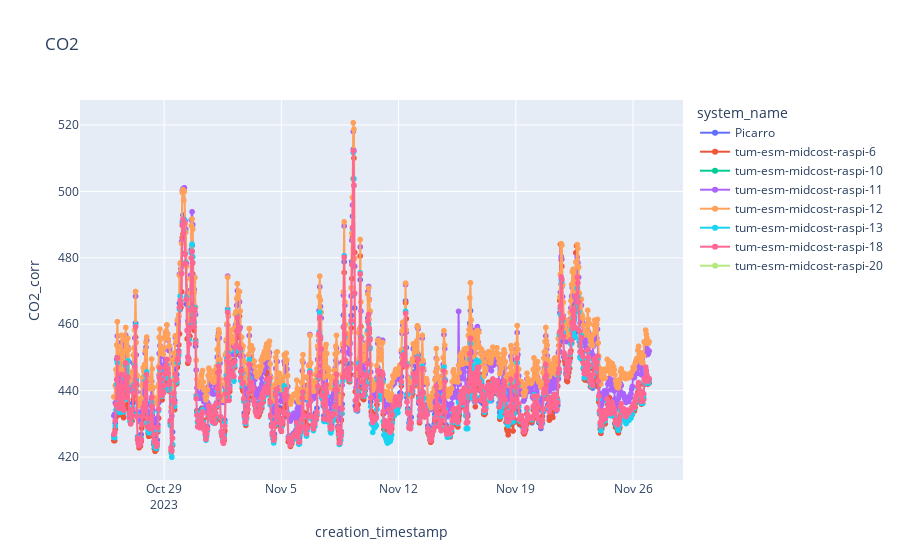
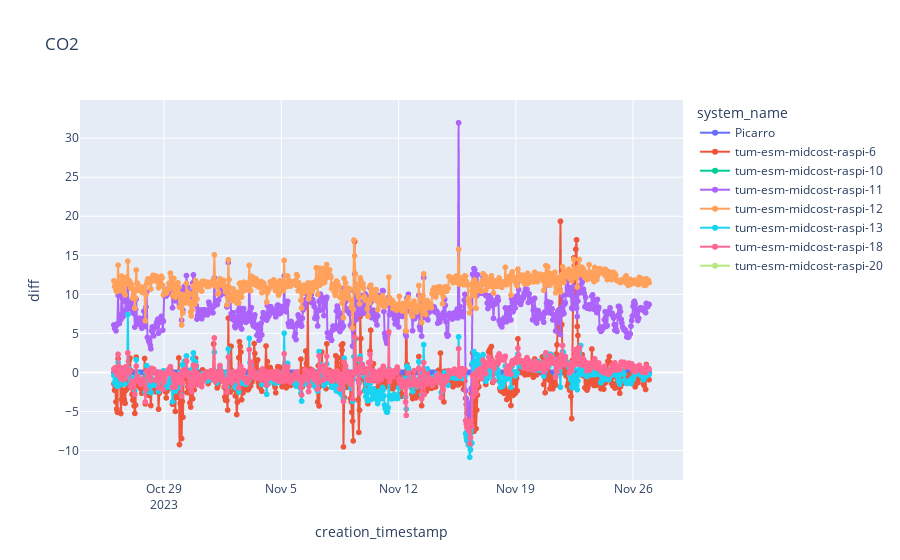

The notebook cell these images were saved under, in order:
### Code cell
import plotly.express as px

fig = px.line(df_cal_corr_agg, x="creation_timestamp", y=f"CO2_corr", markers=True, title = "CO2", color="system_name")
fig.show()

fig = px.line(df_cal_corr_agg, x="creation_timestamp", y=f"diff", markers=True, title = "CO2", color="system_name")
fig.show()

### Figure 1 — Plotly figure (JSON) as saved in the notebook; plotly's stock layout.template omitted (floating-point values rounded to 4 significant figures; data arrays with more than 128 entries replaced by an {"elided": "..."} marker saying what was removed)
{"data": [{"hovertemplate": "system_name=Picarro<br>creation_timestamp=%{x}<br>CO2_corr=%{y}<extra></extra>", "legendgroup": "Picarro", "line": {"color": "#636efa", "dash": "solid"}, "marker": {"symbol": "circle"}, "mode": "markers+lines", "name": "Picarro", "showlegend": true, "type": "scattergl", "x": {"elided": "768 str values"}, "xaxis": "x", "y": {"elided": "768 float values"}, "yaxis": "y"}, {"hovertemplate": "system_name=tum-esm-midcost-raspi-6<br>creation_timestamp=%{x}<br>CO2_corr=%{y}<extra></extra>", "legendgroup": "tum-esm-midcost-raspi-6", "line": {"color": "#EF553B", "dash": "solid"}, "marker": {"symbol": "circle"}, "mode": "markers+lines", "name": "tum-esm-midcost-raspi-6", "showlegend": true, "type": "scattergl", "x": {"elided": "768 str values"}, "xaxis": "x", "y": {"elided": "768 float values"}, "yaxis": "y"}, {"hovertemplate": "system_name=tum-esm-midcost-raspi-10<br>creation_timestamp=%{x}<br>CO2_corr=%{y}<extra></extra>", "legendgroup": "tum-esm-midcost-raspi-10", "line": {"color": "#00cc96", "dash": "solid"}, "marker": {"symbol": "circle"}, "mode": "markers+lines", "name": "tum-esm-midcost-raspi-10", "showlegend": true, "type": "scattergl", "x": {"elided": "768 str values"}, "xaxis": "x", "y": {"elided": "768 null values"}, "yaxis": "y"}, {"hovertemplate": "system_name=tum-esm-midcost-raspi-11<br>creation_timestamp=%{x}<br>CO2_corr=%{y}<extra></extra>", "legendgroup": "tum-esm-midcost-raspi-11", "line": {"color": "#ab63fa", "dash": "solid"}, "marker": {"symbol": "circle"}, "mode": "markers+lines", "name": "tum-esm-midcost-raspi-11", "showlegend": true, "type": "scattergl", "x": {"elided": "768 str values"}, "xaxis": "x", "y": {"elided": "768 float values"}, "yaxis": "y"}, {"hovertemplate": "system_name=tum-esm-midcost-raspi-12<br>creation_timestamp=%{x}<br>CO2_corr=%{y}<extra></extra>", "legendgroup": "tum-esm-midcost-raspi-12", "line": {"color": "#FFA15A", "dash": "solid"}, "marker": {"symbol": "circle"}, "mode": "markers+lines", "name": "tum-esm-midcost-raspi-12", "showlegend": true, "type": "scattergl", "x": {"elided": "768 str values"}, "xaxis": "x", "y": {"elided": "768 float values"}, "yaxis": "y"}, {"hovertemplate": "system_name=tum-esm-midcost-raspi-13<br>creation_timestamp=%{x}<br>CO2_corr=%{y}<extra></extra>", "legendgroup": "tum-esm-midcost-raspi-13", "line": {"color": "#19d3f3", "dash": "solid"}, "marker": {"symbol": "circle"}, "mode": "markers+lines", "name": "tum-esm-midcost-raspi-13", "showlegend": true, "type": "scattergl", "x": {"elided": "767 str values"}, "xaxis": "x", "y": {"elided": "767 float values"}, "yaxis": "y"}, {"hovertemplate": "system_name=tum-esm-midcost-raspi-18<br>creation_timestamp=%{x}<br>CO2_corr=%{y}<extra></extra>", "legendgroup": "tum-esm-midcost-raspi-18", "line": {"color": "#FF6692", "dash": "solid"}, "marker": {"symbol": "circle"}, "mode": "markers+lines", "name": "tum-esm-midcost-raspi-18", "showlegend": true, "type": "scattergl", "x": {"elided": "768 str values"}, "xaxis": "x", "y": {"elided": "768 float values"}, "yaxis": "y"}, {"hovertemplate": "system_name=tum-esm-midcost-raspi-20<br>creation_timestamp=%{x}<br>CO2_corr=%{y}<extra></extra>", "legendgroup": "tum-esm-midcost-raspi-20", "line": {"color": "#B6E880", "dash": "solid"}, "marker": {"symbol": "circle"}, "mode": "markers+lines", "name": "tum-esm-midcost-raspi-20", "showlegend": true, "type": "scattergl", "x": {"elided": "768 str values"}, "xaxis": "x", "y": {"elided": "768 null values"}, "yaxis": "y"}], "layout": {"legend": {"title": {"text": "system_name"}, "tracegroupgap": 0}, "title": {"text": "CO2"}, "xaxis": {"anchor": "y", "domain": [0, 1], "title": {"text": "creation_timestamp"}}, "yaxis": {"anchor": "x", "domain": [0, 1], "title": {"text": "CO2_corr"}}}}

### Figure 2 — Plotly figure (JSON) as saved in the notebook; plotly's stock layout.template omitted (floating-point values rounded to 4 significant figures; data arrays with more than 128 entries replaced by an {"elided": "..."} marker saying what was removed)
{"data": [{"hovertemplate": "system_name=Picarro<br>creation_timestamp=%{x}<br>diff=%{y}<extra></extra>", "legendgroup": "Picarro", "line": {"color": "#636efa", "dash": "solid"}, "marker": {"symbol": "circle"}, "mode": "markers+lines", "name": "Picarro", "showlegend": true, "type": "scattergl", "x": {"elided": "768 str values"}, "xaxis": "x", "y": {"elided": "768 int values"}, "yaxis": "y"}, {"hovertemplate": "system_name=tum-esm-midcost-raspi-6<br>creation_timestamp=%{x}<br>diff=%{y}<extra></extra>", "legendgroup": "tum-esm-midcost-raspi-6", "line": {"color": "#EF553B", "dash": "solid"}, "marker": {"symbol": "circle"}, "mode": "markers+lines", "name": "tum-esm-midcost-raspi-6", "showlegend": true, "type": "scattergl", "x": {"elided": "768 str values"}, "xaxis": "x", "y": {"elided": "768 float values"}, "yaxis": "y"}, {"hovertemplate": "system_name=tum-esm-midcost-raspi-10<br>creation_timestamp=%{x}<br>diff=%{y}<extra></extra>", "legendgroup": "tum-esm-midcost-raspi-10", "line": {"color": "#00cc96", "dash": "solid"}, "marker": {"symbol": "circle"}, "mode": "markers+lines", "name": "tum-esm-midcost-raspi-10", "showlegend": true, "type": "scattergl", "x": {"elided": "768 str values"}, "xaxis": "x", "y": {"elided": "768 null values"}, "yaxis": "y"}, {"hovertemplate": "system_name=tum-esm-midcost-raspi-11<br>creation_timestamp=%{x}<br>diff=%{y}<extra></extra>", "legendgroup": "tum-esm-midcost-raspi-11", "line": {"color": "#ab63fa", "dash": "solid"}, "marker": {"symbol": "circle"}, "mode": "markers+lines", "name": "tum-esm-midcost-raspi-11", "showlegend": true, "type": "scattergl", "x": {"elided": "768 str values"}, "xaxis": "x", "y": {"elided": "768 float values"}, "yaxis": "y"}, {"hovertemplate": "system_name=tum-esm-midcost-raspi-12<br>creation_timestamp=%{x}<br>diff=%{y}<extra></extra>", "legendgroup": "tum-esm-midcost-raspi-12", "line": {"color": "#FFA15A", "dash": "solid"}, "marker": {"symbol": "circle"}, "mode": "markers+lines", "name": "tum-esm-midcost-raspi-12", "showlegend": true, "type": "scattergl", "x": {"elided": "768 str values"}, "xaxis": "x", "y": {"elided": "768 float values"}, "yaxis": "y"}, {"hovertemplate": "system_name=tum-esm-midcost-raspi-13<br>creation_timestamp=%{x}<br>diff=%{y}<extra></extra>", "legendgroup": "tum-esm-midcost-raspi-13", "line": {"color": "#19d3f3", "dash": "solid"}, "marker": {"symbol": "circle"}, "mode": "markers+lines", "name": "tum-esm-midcost-raspi-13", "showlegend": true, "type": "scattergl", "x": {"elided": "767 str values"}, "xaxis": "x", "y": {"elided": "767 float values"}, "yaxis": "y"}, {"hovertemplate": "system_name=tum-esm-midcost-raspi-18<br>creation_timestamp=%{x}<br>diff=%{y}<extra></extra>", "legendgroup": "tum-esm-midcost-raspi-18", "line": {"color": "#FF6692", "dash": "solid"}, "marker": {"symbol": "circle"}, "mode": "markers+lines", "name": "tum-esm-midcost-raspi-18", "showlegend": true, "type": "scattergl", "x": {"elided": "768 str values"}, "xaxis": "x", "y": {"elided": "768 float values"}, "yaxis": "y"}, {"hovertemplate": "system_name=tum-esm-midcost-raspi-20<br>creation_timestamp=%{x}<br>diff=%{y}<extra></extra>", "legendgroup": "tum-esm-midcost-raspi-20", "line": {"color": "#B6E880", "dash": "solid"}, "marker": {"symbol": "circle"}, "mode": "markers+lines", "name": "tum-esm-midcost-raspi-20", "showlegend": true, "type": "scattergl", "x": {"elided": "768 str values"}, "xaxis": "x", "y": {"elided": "768 null values"}, "yaxis": "y"}], "layout": {"legend": {"title": {"text": "system_name"}, "tracegroupgap": 0}, "title": {"text": "CO2"}, "xaxis": {"anchor": "y", "domain": [0, 1], "title": {"text": "creation_timestamp"}}, "yaxis": {"anchor": "x", "domain": [0, 1], "title": {"text": "diff"}}}}
